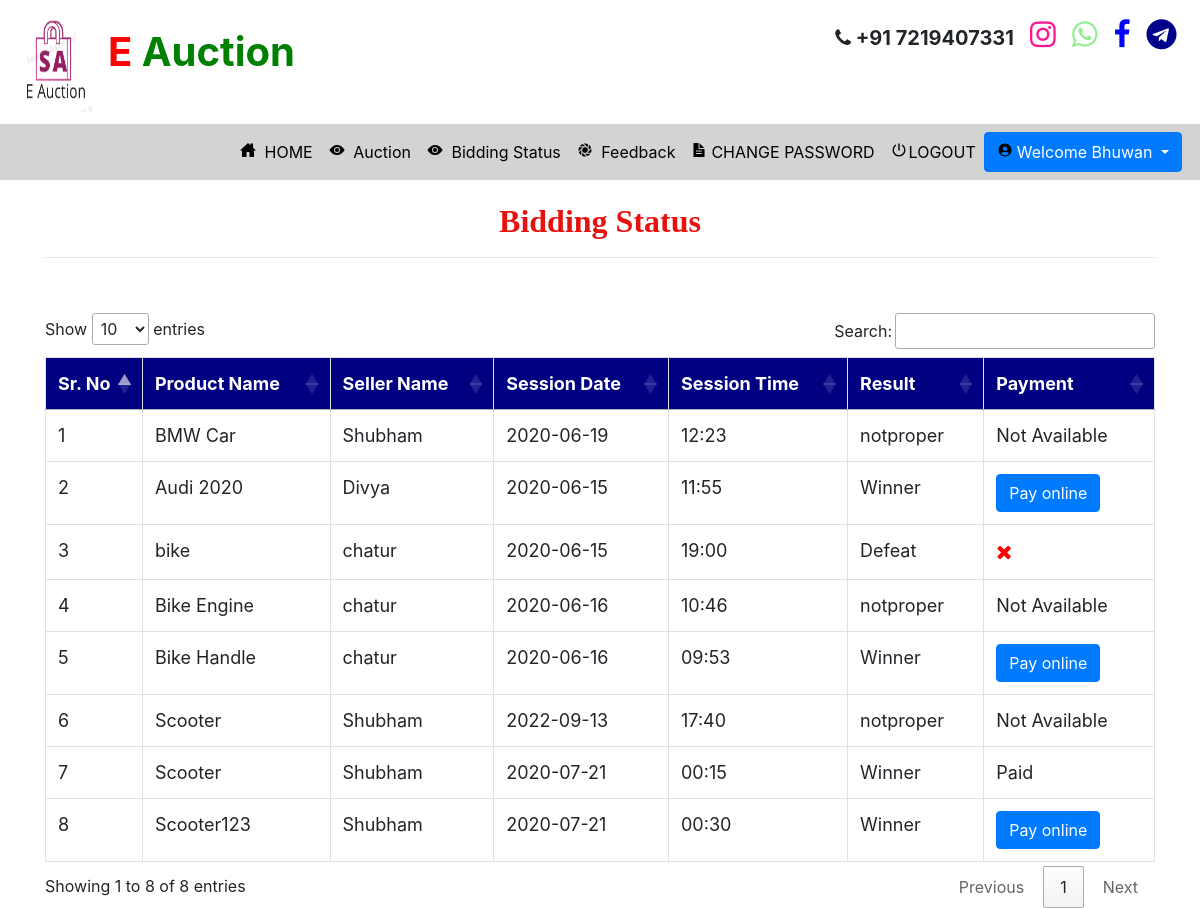
Page /bidding_status (signed in) on the earlier database version.
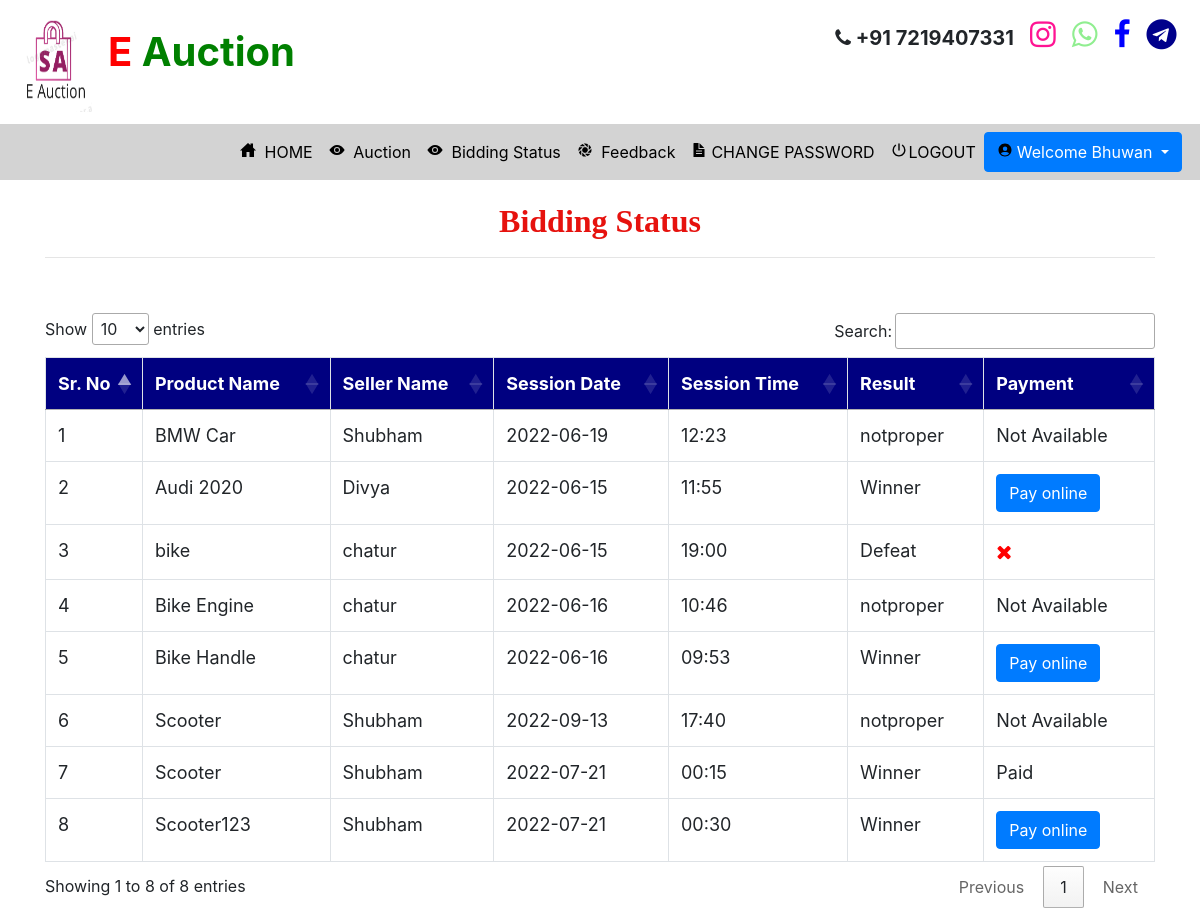
Same page on the later database version.
### auction/models.py (models this page shows, shortened)
class Participant(models.Model):
    payment = models.ForeignKey(Payment,on_delete=models.CASCADE,null=True)
    new_price = models.IntegerField(null=True)
    result = models.ForeignKey(Result,on_delete=models.CASCADE,null=True)
    user = models.ForeignKey(Bidder,on_delete=models.CASCADE,null=True)
    aucted_product = models.ForeignKey(Aucted_Product,on_delete=models.CASCADE,null=True)
    product = models.ForeignKey(Product,on_delete=models.CASCADE,null=True)

class Aucted_Product(models.Model):
    winner = models.CharField(max_length=100,null=True)
    user = models.ForeignKey(Auction_User,on_delete=models.CASCADE,null=True)
    product = models.ForeignKey(Product,on_delete=models.CASCADE,null=True)

class Product(models.Model):
    temp = models.IntegerField(null=True)
    status  =models.ForeignKey(Status,on_delete=models.CASCADE,null=True)
    name = models.CharField(max_length=100,null=True)
    min_price = models.IntegerField(null=True)
    images = models.FileField(null=True)
    session = models.ForeignKey(Session_Time,on_delete=models.CASCADE,null=True)
    category = models.ForeignKey(Sub_Category,on_delete=models.CASCADE,null=True)

class Session_Time(models.Model):
    date = models.ForeignKey(Session_date,on_delete=models.CASCADE,null=True)
    time = models.CharField(max_length=30,null=True)

class Session_date(models.Model):
    date = models.CharField(max_length=30,null=True)

class Auction_User(models.Model):
    user = models.ForeignKey(User,on_delete=models.CASCADE,null=True)
    dob = models.DateField(null=True)
    address = models.CharField(max_length=100,null=True)
    contact = models.CharField(max_length=10,null=True)
    image = models.FileField(null=True)
    membership = models.ForeignKey(Member_fee,on_delete=models.CASCADE,null=True)

class Result(models.Model):
    result = models.CharField(max_length=100,null=True)
    def __str__(self):
        return self.result

### auction/views.py (the view)
# urls.py: path('bidding_status', Bidding_Status, name='bidding_status'),
def Bidding_Status(request):
    if not request.user.is_authenticated:
        return redirect('login_user')
    data = 0
    user = User.objects.get(username=request.user.username)
    error = ""
    try:
        data = Bidder.objects.get(user=user)
        if data:
            error = "pat"
    except:
        data = Auction_User.objects.get(user=user)
    if data.membership.fee == "Unpaid":
        return redirect('Member_Payment_mode')
    pro = Participant.objects.filter(user=data)
    d = {'pro':pro,'error':error}
    return render(request,'bidding_status.html',d)

### auction/templates/bidding_status.html (shortened to what this page needs)
{% extends 'navigation.html' %}
{% block body %}
 <div class="container" style="background:white">
<center><h2 style = "font-family : 'Monotype Corsiva' ; color : #E6120E ; font-weight : bold;margin-top:2%">Bidding Status</h2></center><hr>
<table class="table table-bordered" id="myTable">
  <thead>
  <tr>
    <th>Sr. No</th>
    <th>Product Name</th>
    <th>Seller Name</th>
    <th>Session Date</th>
    <th>Session Time</th>
    <th>Result</th>
    <th>Payment</th>
  </tr>
  </thead>
   <tbody>
{% for i in pro %}
  <tr>
    <td>{{forloop.counter}}</td>
    <td>{{i.aucted_product.product.name}}</td>
    <td>{{i.aucted_product.user.user.username}}</td>
    <td>{{i.aucted_product.product.session.date.date}}</td>
    <td>{{i.aucted_product.product.session.time}}</td>
      {% if i.result %}
    <td>{{i.result}}</td>
      {% else %}
<td style="color:green">Start on time</td>
      {% endif %}
      {% ifequal i.payment.pay "pending" %}
      <td><a href="{% url 'Payment_mode' i.id %}" ><button class="btn btn-primary">Pay online</button></a></td>
 {% else %}
      {% ifequal i.payment.pay "paid" %}
       <td>Paid</td>
       {% else %}
      {% ifequal i.payment.pay "reject" %}
      <td style="font-size:20px;color:red"><i class="fa fa-times"></i> </td>
      {% else %}
      <td>Not Available</td>
      {% endifequal %}
      {% endifequal %}
      {% endifequal %}
  </tr>
   {% endfor %}
    </tbody>
</table>
 </div>
{% endblock %}

Differences in the rows shown:
changed through a linked row, Participant "BMW Car": aucted_product.product.session "2020-06-19" → "2022-06-19"
changed through a linked row, Participant "Audi 2020": aucted_product.product.session "2020-06-15" → "2022-06-15"
changed through a linked row, Participant "bike": aucted_product.product.session "2020-06-15" → "2022-06-15"
changed through a linked row, Participant "Bike Engine": aucted_product.product.session "2020-06-16" → "2022-06-16"
changed through a linked row, Participant "Bike Handle": aucted_product.product.session "2020-06-16" → "2022-06-16"
changed through a linked row, Participant (number 7 of 8 on the later page): aucted_product.product.session "2020-07-21" → "2022-07-21"
changed through a linked row, Participant "Scooter123": aucted_product.product.session "2020-07-21" → "2022-07-21"
